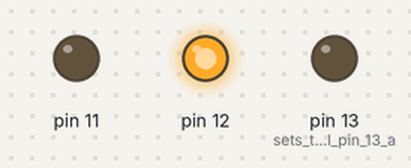
This sketch was run on a simulated Arduino Uno, built with avr-gcc and run on an emulated ATmega328P. Shown: output pins drawn as LEDs (lit = HIGH).

Above: at 0.1 s.
At 50.1 s:
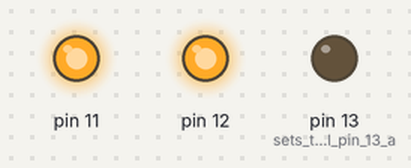
Timing chart, 0 to 51.6 s (numbered marks = the images above):
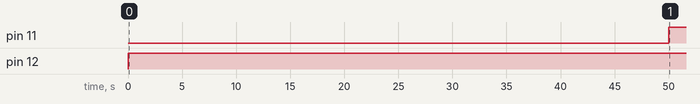

The sketch:

PUMP_TEST.ino
```cpp
void setup() {
  pinMode(11, OUTPUT);
  pinMode(12, OUTPUT);
  pinMode(13, OUTPUT);// sets the digital pin 13 as output
}

void loop() {
  digitalWrite(11, LOW);
  digitalWrite(12, HIGH);// sets the digital pin 13 on
  delay(50000);
  digitalWrite(11,HIGH);
  delay(36000000);// waits for a second
  digitalWrite(12,LOW);
  delay(50000);
}
```

Measured:
- by itself, pin 11: LOW → HIGH at 50.0 s
- by itself, pin 12: LOW → HIGH at 0.00 s
